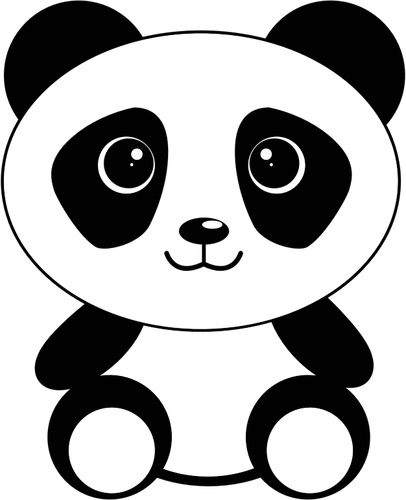
#> input picture imgs_iniciais/Cute-Cartoon-Panda.jpg, 406 x 500 px, found by its file name
$ python testes_rapido.py
#> lines starting #> are read from the running program, lines starting #| are printed output that depends on the picture
import cv2
import matplotlib.pyplot as plt
import numpy as np
from math import *

img_in = cv2.imread("imgs_iniciais\Cute-Cartoon-Panda.jpg", cv2.IMREAD_COLOR)
#> img_in is the input picture: shape (500, 406, 3); min 0, max 255, mean 169.2
cv2.imshow('inicial', img_in)

inverted_image = cv2.bitwise_not(img_in)
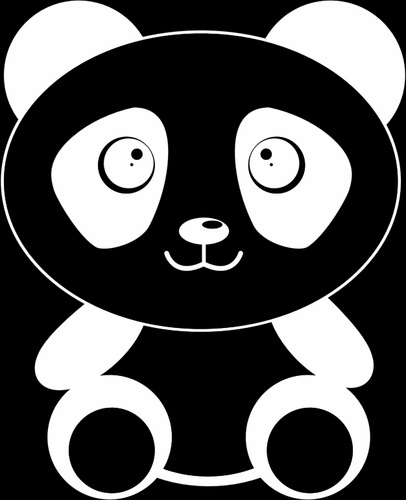
#> inverted_image: shape (500, 406, 3); min 0, max 255, mean 85.8
cv2.imshow('imagem invertida', inverted_image)

cv2.waitKey(0)
cv2.destroyAllWindows()

$ run again, with imgs_iniciais/pizza.jpg copied over imgs_iniciais/Cute-Cartoon-Panda.jpg
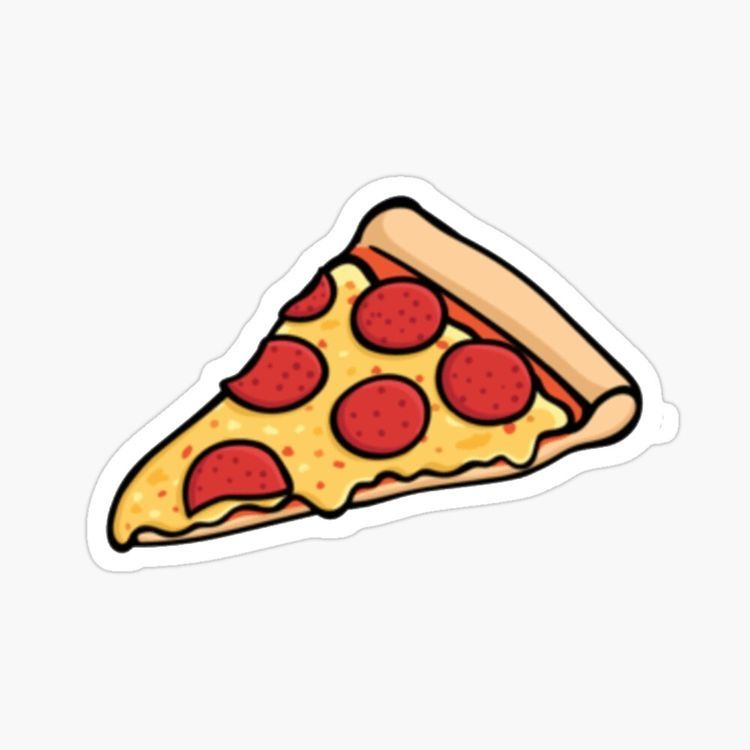
#> input picture imgs_iniciais/pizza.jpg, 750 x 750 px, found by its file name
#> img_in is the input picture: shape (750, 750, 3); mean B, G, R 216.6, 224, 235.7
#> `inverted_image = cv2.bitwise_not(img_in)`:
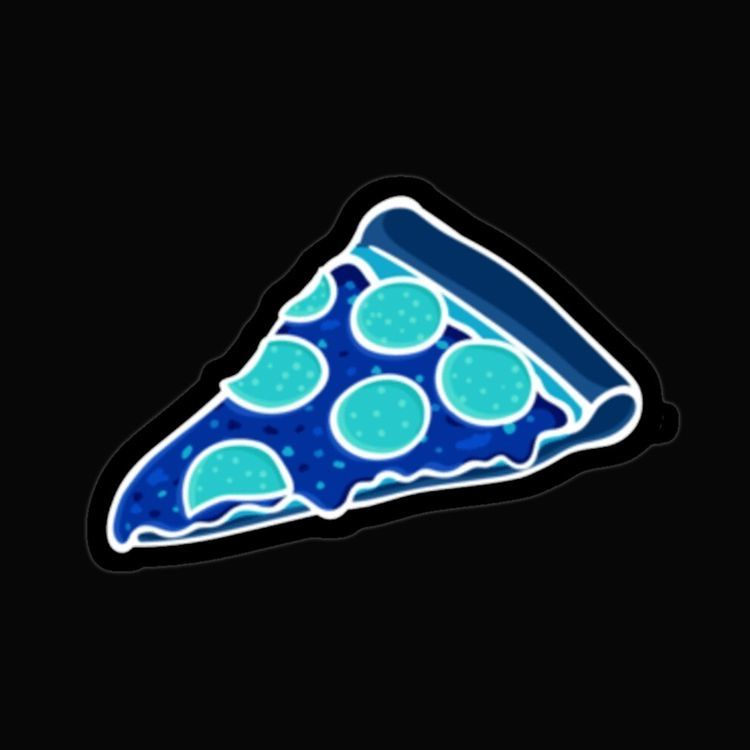
#> inverted_image: shape (750, 750, 3); mean B, G, R 38.4, 31, 19.3
